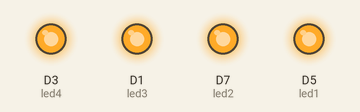
This sketch was run on a simulated ESP8266 (NodeMCU). Shown: output pins drawn as LEDs (lit = HIGH).

Above: at 0.1 s.
Timing chart, 0 to 1.6 s (numbered marks = the images above):
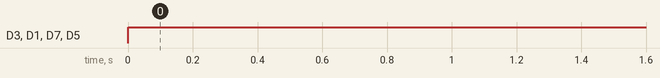

Measured:
- by itself, D3 (led4), D1 (led3), D7 (led2), D5 (led1): LOW → HIGH at 0.00 s

The sketch:

bike.ino
```cpp
int led1 = D5;
int gnd1 = D6;

int led2 = D7;
int gnd2 = D8;

int led3 = D1;
int gnd3 = D2;

int led4 = D3;
int gnd4 = D4;

void setup() {
  // put your setup code here, to run once:
pinMode(led1, OUTPUT);
pinMode(gnd1, OUTPUT);

pinMode(led2, OUTPUT);
pinMode(gnd2, OUTPUT);

pinMode(led3, OUTPUT);
pinMode(gnd3, OUTPUT);

pinMode(led4, OUTPUT);
pinMode(gnd4, OUTPUT);

}

void loop() {
  // put your main code here, to run repeatedly:
digitalWrite(gnd1,LOW);
digitalWrite(gnd2,LOW);
digitalWrite(gnd3,LOW);
digitalWrite(gnd4,LOW);
digitalWrite(led1,HIGH);
digitalWrite(led2,HIGH);
digitalWrite(led3,HIGH);
digitalWrite(led4,HIGH);

//delay(1000);
//digitalWrite(led2,LOW);
//digitalWrite(led1,LOW);
//delay(1000);
//digitalWrite(led1,HIGH);
//digitalWrite(led2,HIGH);
}
```
